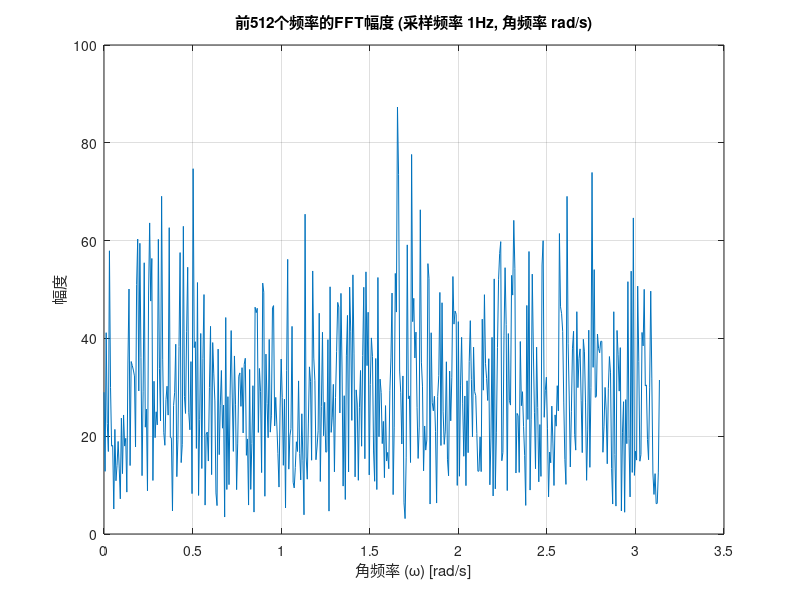

The MATLAB source for this figure:
% 假设数据已经存储在一个名为 data 的向量中
data = randn(1, 1024);  % 示例数据，可以根据需要替换成你的实际数据

% 设置采样频率
Fs = 1;  % 采样频率为1 Hz

% 计算FFT
N = length(data);  % 数据长度（1024）
Y = fft(data, N);   % 计算FFT

% 计算频率轴
f = (0:N/2-1)*(Fs/N);  % 频率分量，从0到采样频率的一半
omega = 2*pi*f;        % 转换为角频率（弧度/秒）
Y_half = Y(1:N/2);     % FFT结果的前半部分（对称）

% 计算前512个频率和对应的FFT幅度
omega_1024 = omega(1:512);  % 角频率的前512个
Y_512 = abs(Y_half(1:512));  % 对应的FFT幅度（取前512）

% 绘制频谱
figure;
plot(omega_1024, Y_512);
title('前512个频率的FFT幅度 (采样频率 1Hz, 角频率 rad/s)');
xlabel('角频率 (\omega) [rad/s]');
ylabel('幅度');
grid on;
